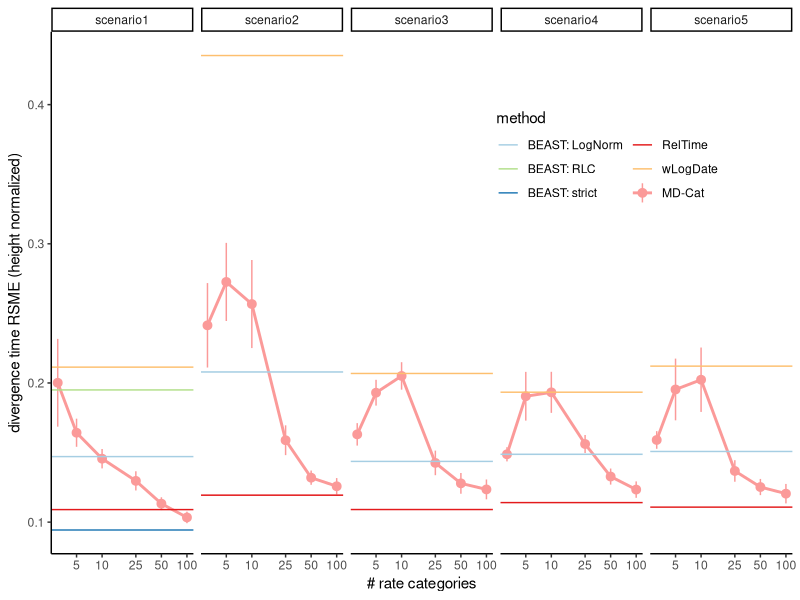
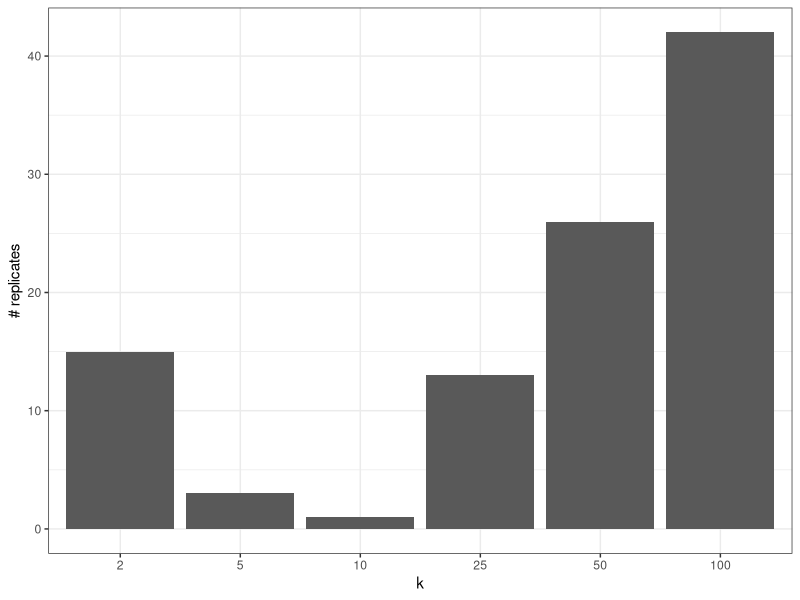
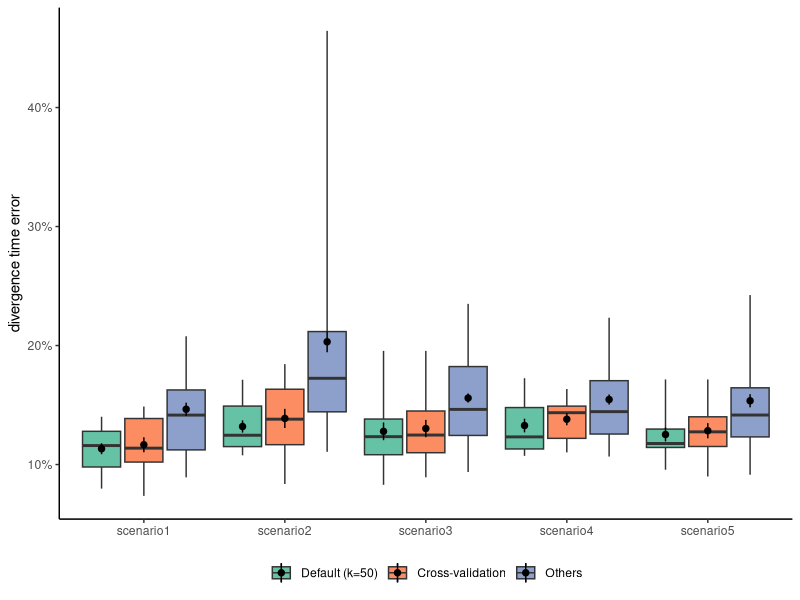
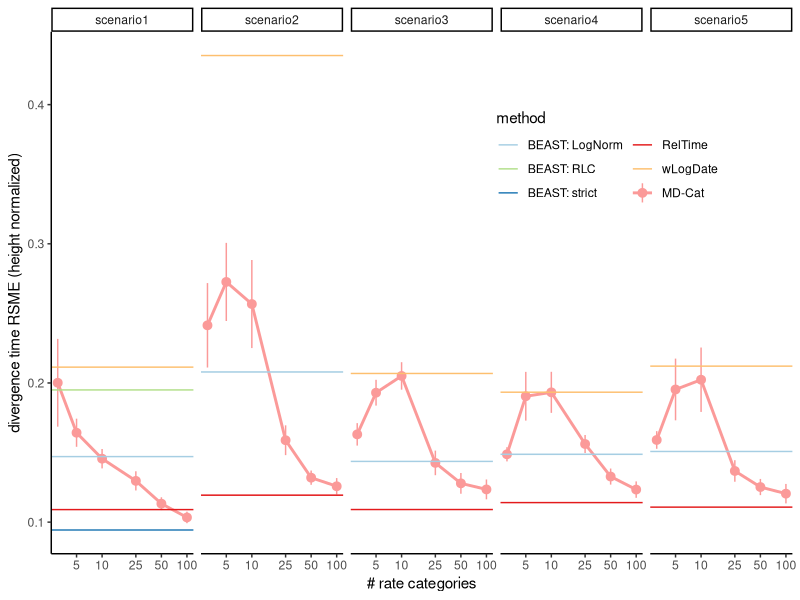
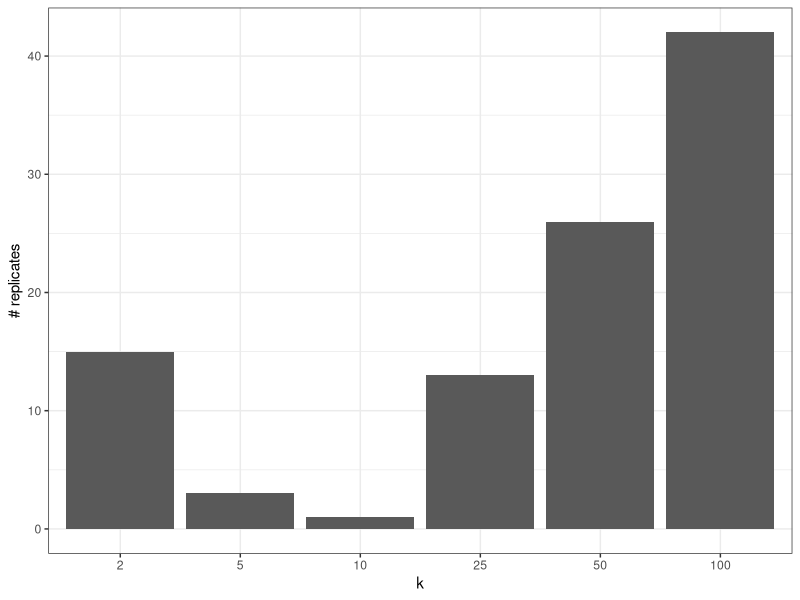
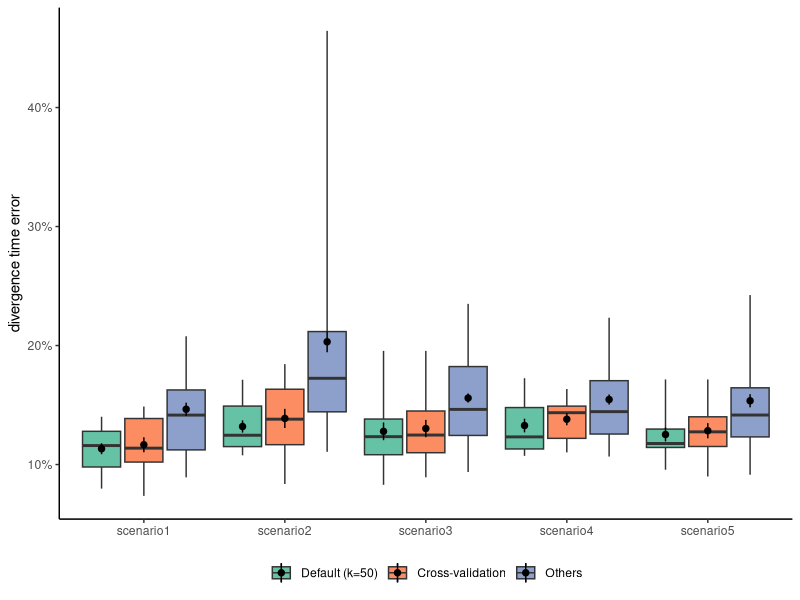

Generate these figures, in order, with R:
#setwd("/Users/uym2/my_gits/MD-Cat-paper/Plots/simulated/sysBio_revision")
require(ggplot2)
require(scales)
require(tidyverse)
dk = read.table("../sysBio_revision/MDCat_Angiosperm_vary_k_nodeAge_revised.txt",header=T)

d1 = read.table("../angiosperm/all_divergence.txt",header=T)

d1$method = factor(d1$method,levels=c("Blnorm","Bstrict","Brcla","RelTime","BEAST_lognorm","wLogDate","MD-Cat"),
                   labels = c("BEAST: LogNorm","BEAST: RLC","BEAST: strict","RelTime","BEAST_lnorm_old","wLogDate","MD-Cat"))

dk %>% group_by(scenario  ,  rep , k) %>%
        summarise(norm_rmse = sqrt(mean( (trueNodeAge-estNodeAge)^2) )/140) %>%
        mutate(method="MD-Cat") %>%
#dk %>% group_by(scenario  ,  rep , k) %>%
#  summarise(norm_rmse = sqrt(mean( (trueNodeAge-estNodeAge)^2) )/140) %>%
ggplot(aes(x=k,y=norm_rmse,color=method)) +
  geom_line(stat="summary",linewidth=1) + 
  stat_summary() + 
  scale_x_log10(breaks=c(2,5,10,25,50,100)) +  
  xlab("# rate categories") + 
  facet_wrap(~scenario,nrow=1)+
  geom_hline(aes(yintercept=norm_rmse,color=method),
             data= d1 %>% filter(method!="MD-Cat") %>% group_by(method,scenario) %>% summarise(norm_rmse=mean(norm_rmse)))+
  scale_color_manual(values = RColorBrewer::brewer.pal(7,'Paired')[c(1,3,2,6,7,5)]) +
  scale_y_continuous(name="divergence time RSME (height normalized)") + 
  theme_classic() + theme(legend.position = c(0.75,0.76)) +
  guides(color  = guide_legend(nrow = 3))
ggsave("../sysBio_revision/MDCat_Angiosperm_vary_k_revised.pdf",width = 8.2,height=3.6)

dk %>% group_by(scenario  ,  rep , k) %>%
  summarise(rmsn = sqrt(mean( (trueNodeAge-estNodeAge)^2) )/140) %>%
  group_by(scenario,k) %>% summarise(mean=mean(rmsn)) %>%
  pivot_wider(names_from = scenario,values_from=mean)


########################################
require(reshape2)

quantiles_95 <- function(x) {
  r <- quantile(x, probs=c(0.05, 0.25, 0.5, 0.75, 0.95))
  names(r) <- c("ymin", "lower", "middle", "upper", "ymax")
  r
}


dkc = read.table("MDCat_Angiosperm_vary_k_with_crossval_revised.txt",header=T)
dkc$error = abs(dkc$trueNodeAge-dkc$estNodeAge)/140
dkc$selected = "Others"
dkc[dkc$k == "kselected",]$selected = "Cross-validation"
dkc[dkc$k == "k50",]$selected = "Default (k=50)"
dkc$selected = factor(dkc$selected, levels=c("Default (k=50)","Cross-validation","Others"))


dcast(dkc[,c(1,8,7)],scenario~selected,fun.aggregate = mean)
mean((dcast(dkc[,c(1,8,7)],scenario~selected,fun.aggregate = mean)[,3]-
  dcast(dkc[,c(1,8,7)],scenario~selected,fun.aggregate = mean)[,2])*100)


dcast(dkc[,c(1,3,7)],scenario~k,fun.aggregate = mean)

qplot(factor(sub("k","",merge(dkc[dkc$k == "kselected" & dkc$nodeName =="I0",c(1,2,4,5,6,7)],
                        dkc[dkc$k != "kselected"& dkc$nodeName =="I0",c(1,2,3,4,5,6,7)],
      by=c("scenario","rep","nodeName","trueNodeAge","estNodeAge","error"))$k),levels=c(2,5,10,25,50,100)))+theme_bw()+xlab("k")+ylab("# replicates")
ggsave("selectedk_angio_revised.pdf",width=3.2, height = 4)

#d2 = dcast(selected+scenario+rep+k~"error",data=dkc,value.var = "error",fun.aggregate = mean)

require(scales)

head(dkc)
dkc %>% group_by(  scenario ,   rep  , k, selected) %>%
  summarise(e = sqrt(mean( (trueNodeAge-estNodeAge)^2) ) , height=140) %>%
ggplot(aes(x=scenario,y=e/height,fill=selected)) + 
  stat_summary(position=position_dodge2(width=0.75),
               fun.data = quantiles_95,geom="boxplot") +
  stat_summary(position=position_dodge2(width = 0.9),size=0.3) + 
  theme_classic() + theme(axis.text.x = element_text(angle = 0), axis.title.x = element_blank(),
                          legend.title = element_blank(),legend.position = "bottom") + 
  ylab("divergence time error")+
  scale_fill_brewer(palette = "Set2")+
  scale_y_continuous(labels = percent)
ggsave("MDCat_Angiosperm_crossval_k_revised.pdf",width=6, height =4 )
